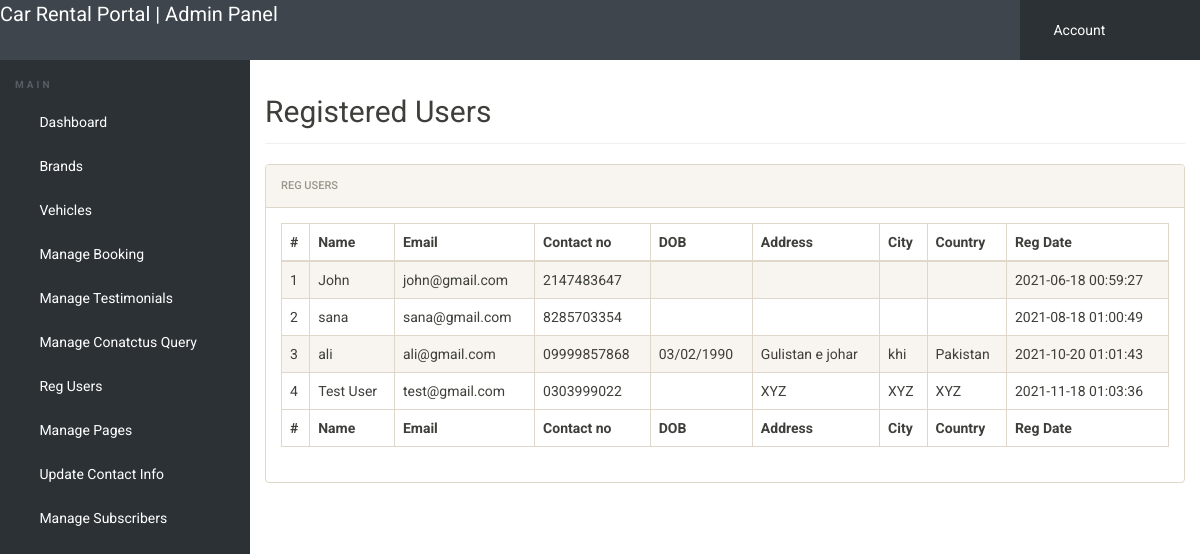
The app's page /reg-users.php (signed in) with its own data.
### tables this page shows
CREATE TABLE IF NOT EXISTS `tblusers` (
  `id` int(11) NOT NULL,
  `FullName` varchar(120) DEFAULT NULL,
  `EmailId` varchar(100) DEFAULT NULL,
  `Password` varchar(100) DEFAULT NULL,
  `ContactNo` char(11) DEFAULT NULL,
  `dob` varchar(100) DEFAULT NULL,
  `Address` varchar(255) DEFAULT NULL,
  `City` varchar(100) DEFAULT NULL,
  `Country` varchar(100) DEFAULT NULL,
  `RegDate` timestamp NULL DEFAULT CURRENT_TIMESTAMP,
  `UpdationDate` timestamp NULL DEFAULT NULL ON UPDATE CURRENT_TIMESTAMP
);

### reg-users.php (the view, shortened to what this page needs)
<?php
include('includes/config.php');
if(strlen($_SESSION['alogin'])==0)
	{
header('location:index.php');
}
else{
 ?>
<!doctype html>
<html lang="en" class="no-js">
<head>
	<link rel="stylesheet" href="css/font-awesome.min.css">
	<link rel="stylesheet" href="css/bootstrap.min.css">
	<link rel="stylesheet" href="css/dataTables.bootstrap.min.css">
	<link rel="stylesheet" href="css/bootstrap-social.css">
	<link rel="stylesheet" href="css/bootstrap-select.css">
	<link rel="stylesheet" href="css/fileinput.min.css">
	<link rel="stylesheet" href="css/awesome-bootstrap-checkbox.css">
	<link rel="stylesheet" href="css/style.css">
</head>
<body>
	<?php include('includes/header.php');?>
	<div class="ts-main-content">
		<?php include('includes/leftbar.php');?>
		<div class="content-wrapper">
			<div class="container-fluid">
				<div class="row">
					<div class="col-md-12">
						<h2 class="page-title">Registered Users</h2>
						<div class="panel panel-default">
							<div class="panel-heading">Reg Users</div>
							<div class="panel-body">
								<table id="zctb" class="display table table-striped table-bordered table-hover" cellspacing="0" width="100%">
									<thead>
										<tr>
										<th>#</th>
												<th> Name</th>
											<th>Email </th>
											<th>Contact no</th>
										<th>DOB</th>
										<th>Address</th>
										<th>City</th>
										<th>Country</th>
										<th>Reg Date</th>
										</tr>
									</thead>
									<tfoot>
										<tr>
										<th>#</th>
											<th> Name</th>
											<th>Email </th>
											<th>Contact no</th>
										<th>DOB</th>
										<th>Address</th>
										<th>City</th>
										<th>Country</th>
										<th>Reg Date</th>
										</tr>
									</tfoot>
									<tbody>
									<?php $sql = "SELECT * from  tblusers ";
$query = $dbh -> prepare($sql);
$query->execute();
$results=$query->fetchAll(PDO::FETCH_OBJ);
$cnt=1;
if($query->rowCount() > 0)
{
foreach($results as $result)
{				?>
										<tr>
											<td><?php echo htmlentities($cnt);?></td>
											<td><?php echo htmlentities($result->FullName);?></td>
											<td><?php echo htmlentities($result->EmailId);?></td>
											<td><?php echo htmlentities($result->ContactNo);?></td>
	<td><?php echo htmlentities($result->dob);?></td>
											<td><?php echo htmlentities($result->Address);?></td>
											<td><?php echo htmlentities($result->City);?></td>
											<td><?php echo htmlentities($result->Country);?></td>
											<td><?php echo htmlentities($result->RegDate);?></td>
										</tr>
										<?php $cnt=$cnt+1; }} ?>
									</tbody>
								</table>
							</div>
						</div>
					</div>
				</div>
			</div>
		</div>
	</div>
</body>
</html>
<?php } ?>

### style.css (style rules this page uses)
html { font-size: 14px; }
@media only screen and (min-width: 480px) { html { font-size: 17px; } }
@media only screen and (min-width: 768px) { html { font-size: 14px; } }
body { font-size: 1em; }
.panel { overflow: hidden; }
.page-title { padding-bottom: 15px; margin-bottom: 20px; border-bottom: 1px solid #f0f0f0; }
.ts-main-content .content-wrapper { padding-top: 15px; margin-top: 60px; }
@media only screen and (min-width: 992px) { .ts-main-content .content-wrapper { margin-left: 250px; } }

### records on screen
tblusers: FullName "John", EmailId "john@gmail.com", ContactNo "2147483647", RegDate "2021-06-18 00:59:27"
tblusers: FullName "sana", EmailId "sana@gmail.com", ContactNo "8285703354", RegDate "2021-08-18 01:00:49"
tblusers: FullName "ali", EmailId "ali@gmail.com", ContactNo "09999857868", dob "03/02/1990", Address "Gulistan e johar", City "khi", Country "Pakistan", RegDate "2021-10-20 01:01:43"
tblusers: FullName "Test User", EmailId "test@gmail.com", ContactNo "0303999022", Address "XYZ", City "XYZ", Country "XYZ", RegDate "2021-11-18 01:03:36"
